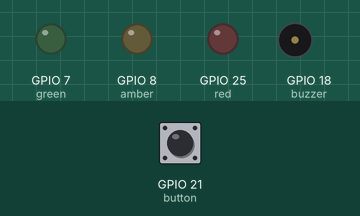
Bench run of a program on a simulated Raspberry Pi (BCM pin numbers). Parts: output pins drawn as LEDs (lit = HIGH), buzzer (waves = sounding, pin HIGH). Dashed ring = blinking. Inputs (shaded band) come from the test bench; at power-on: GPIO 21 (button) HIGH.

Above: at 1.2 s.
1.3 s: GPIO 21 (button) pulled LOW for 0.15 s
At 2.1 s:
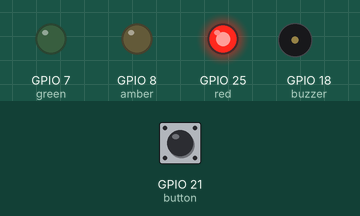
At 11.55 s:
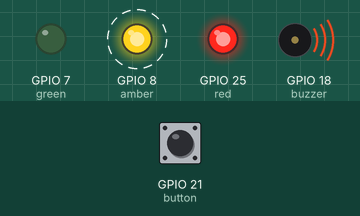
Timing chart, 0 to 13.3 s (numbered marks = the images above; inputs shaded):
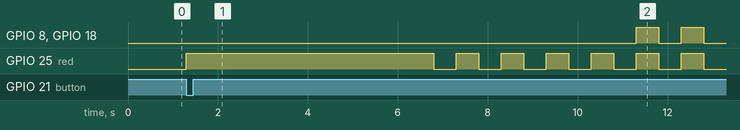

The program:

gpio_traffic.py
```python
from gpiozero import Button, Buzzer, TrafficLights
from time import sleep

button = Button(21)
buzzer = Buzzer(18)
lights = TrafficLights(25, 8, 7)

try:
    while True:
        button.wait_for_press()
        lights.red.on()
        sleep(5)
        lights.red.blink(0.5, 0.5)
        sleep(5)
        buzzer.beep(0.5, 0.5)
        lights.amber.blink(0.5, 0.5)
        sleep(5)
        buzzer.off()
        lights.red.off()
        lights.amber.off()
        lights.green.on()
        sleep(10)
        lights.green.blink(0.5, 0.5)
        sleep(5)
        buzzer.beep(0.5, 0.5)
        lights.amber.blink(0.5, 0.5)
        sleep(5)
        buzzer.off()
        lights.green.off()
        lights.amber.off()
        lights.red.on()

except KeyboardInterrupt:
    lights.off()
```

Measured:
- after the input at 1.3 s, GPIO 8 (amber), GPIO 18 (buzzer): alternates HIGH for 0.50 s and LOW for 0.50 s, starting after 10.0 s; GPIO 25 (red): LOW → HIGH at once, then repeats every 1.0 s: LOW 0.50 s, HIGH 0.50 s
